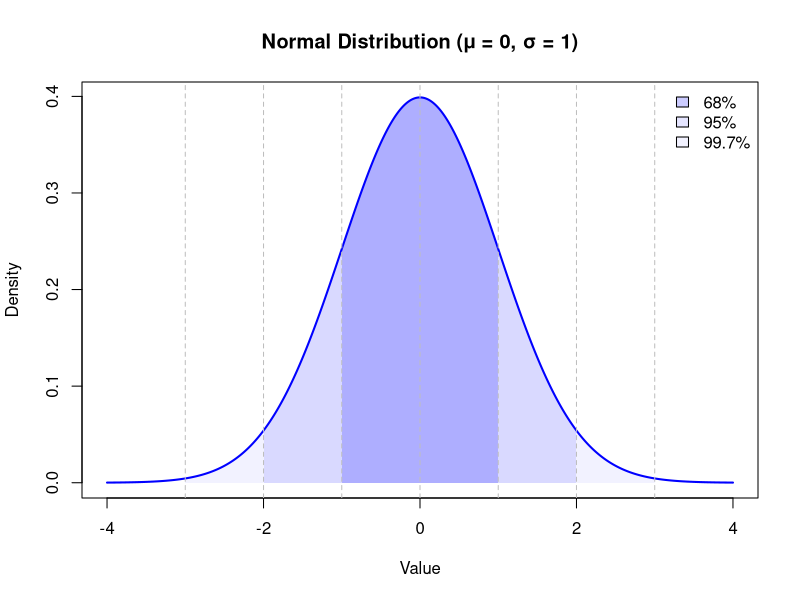
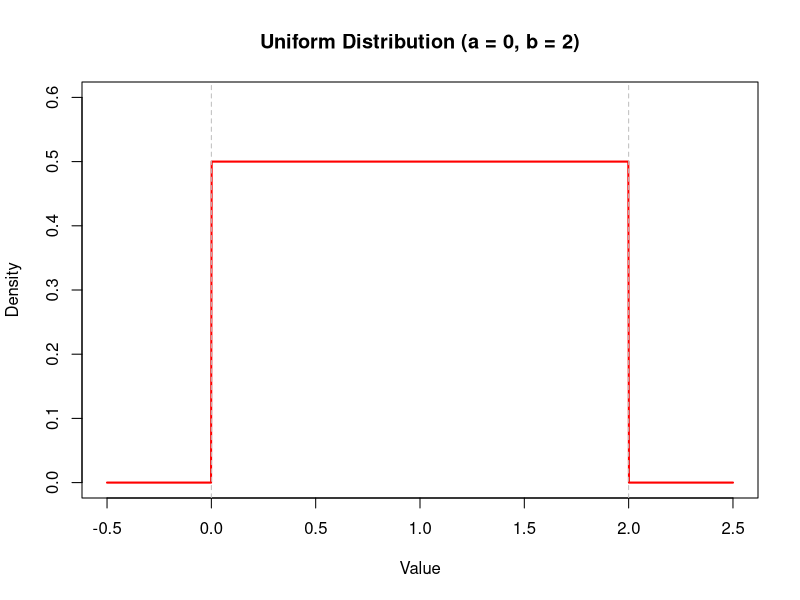
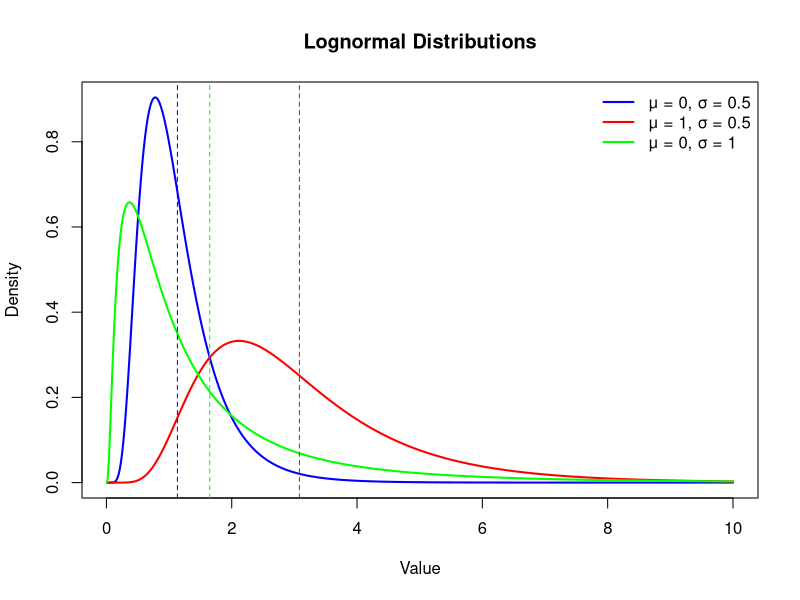
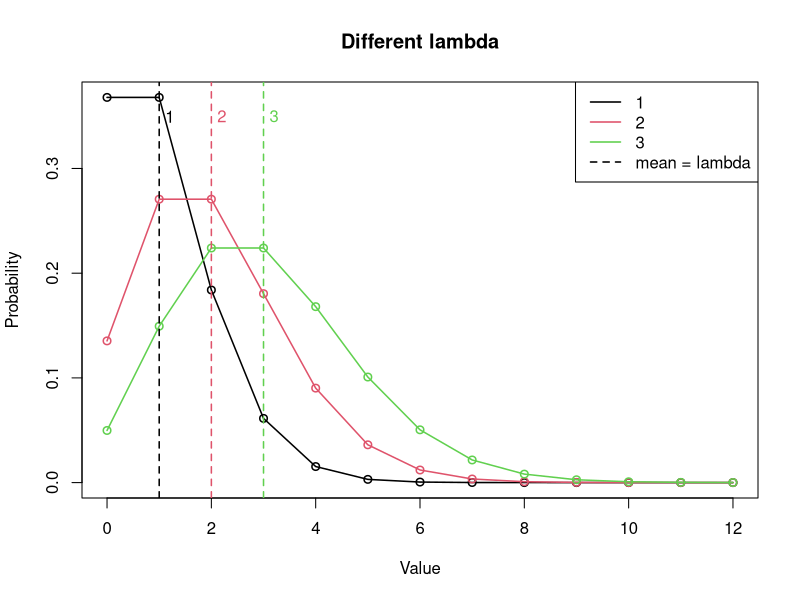
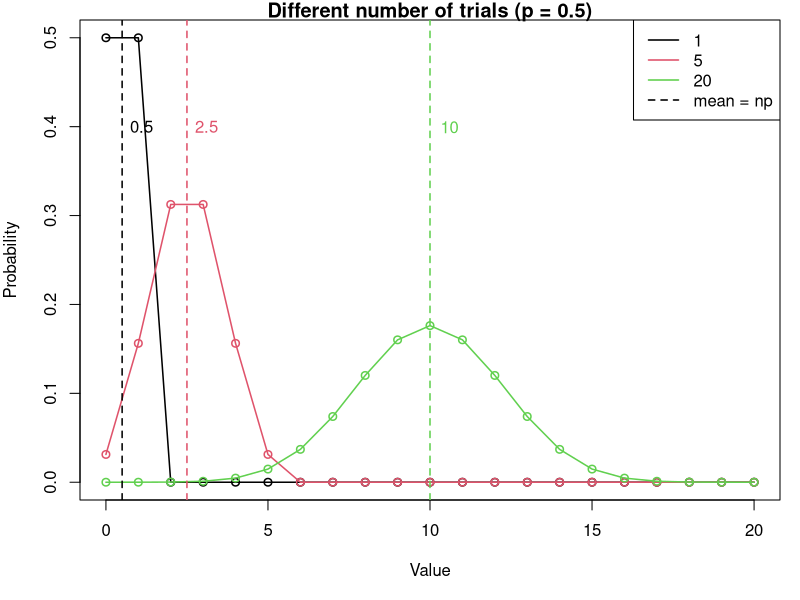

The R source for these figures, in order:
## ---- chunk 1
# Generate normal distribution
x <- seq(-4, 4, length.out = 1000)
y <- dnorm(x, mean = 0, sd = 1)

# Plot
plot(x, y, type = "l", lwd = 2, col = "blue",
     xlab = "Value", ylab = "Density",
     main = "Normal Distribution (μ = 0, σ = 1)")

# Add shaded regions for 68-95-99.7 rule
polygon(c(x[x >= -1 & x <= 1], 1, -1), 
        c(y[x >= -1 & x <= 1], 0, 0), 
        col = rgb(0, 0, 1, 0.2), border = NA)
polygon(c(x[x >= -2 & x <= 2], 2, -2), 
        c(y[x >= -2 & x <= 2], 0, 0), 
        col = rgb(0, 0, 1, 0.1), border = NA)
polygon(c(x[x >= -3 & x <= 3], 3, -3), 
        c(y[x >= -3 & x <= 3], 0, 0), 
        col = rgb(0, 0, 1, 0.05), border = NA)

# Add vertical lines
abline(v = c(-3, -2, -1, 0, 1, 2, 3), lty = 2, col = "gray")
legend("topright", legend = c("68%", "95%", "99.7%"), 
       fill = rgb(0, 0, 1, c(0.2, 0.1, 0.05)), bty = "n")
## ---- chunk 2
# Generate uniform distribution
x <- seq(-0.5, 2.5, length.out = 1000)
y <- dunif(x, min = 0, max = 2)

# Plot
plot(x, y, type = "l", lwd = 2, col = "red",
     xlab = "Value", ylab = "Density",
     main = "Uniform Distribution (a = 0, b = 2)",
     ylim = c(0, 0.6))
abline(v = c(0, 2), lty = 2, col = "gray")
## ---- chunk 3
# Generate lognormal distributions
x <- seq(0.01, 10, length.out = 1000)
y1 <- dlnorm(x, meanlog = 0, sdlog = 0.5)
y2 <- dlnorm(x, meanlog = 1, sdlog = 0.5)
y3 <- dlnorm(x, meanlog = 0, sdlog = 1)

# Plot
plot(x, y1, type = "l", lwd = 2, col = "blue",
     xlab = "Value", ylab = "Density",
     main = "Lognormal Distributions",
     ylim = c(0, max(y1)))
lines(x, y2, lwd = 2, col = "red")
lines(x, y3, lwd = 2, col = "green")

# Add mean lines
abline(v = exp(0 + 0.5^2/2), lty = 2, col = "blue")
abline(v = exp(1 + 0.5^2/2), lty = 2, col = "red")
abline(v = exp(0 + 1^2/2), lty = 2, col = "green")

legend("topright", 
       legend = c("μ = 0, σ = 0.5", "μ = 1, σ = 0.5", "μ = 0, σ = 1"),
       col = c("blue", "red", "green"), lwd = 2, bty = "n")
## ---- chunk 4
# Generate Poisson distributions
par(mfrow = c(1, 1))
b <- 0:12

plot(b, dpois(b, 1),type ='o',
     main = "Different lambda", lwd = 1.5,
     xlab = "Value", ylab = "Probability")
lines(b,dpois(b, 2),type ='o', col = 2, lwd = 1.5)
lines(b,dpois(b, 3),type ='o', col = 3, lwd = 1.5)

legend("topright", legend = c("1","2","3", "mean = lambda"), col = c(1:3,1),
       lwd = 1.5, lty = c(1, 1, 1, 2))

for(i in 1:3){
  abline(v = i, col = i, lty = 2, lwd = 1.5)
  text(i + 0.2, 0.35,
       label = i, col = i)
}
## ---- chunk 5

# Generate binomial distributions
par(mar = c(5, 4, 1, 1))
a <- seq(0, 20)
par(mfrow = c(1, 1))

## vary size parameter
size <- c(1, 5, 20)
plot(a, dbinom(a, size[1], 0.5), type = 'o',
     main = "Different number of trials (p = 0.5)",
     xlim = c(0, 20), lwd = 1.5, xlab = "Value", ylab = "Probability")

for(i in 2:3){
  lines(a,dbinom(a, size[i], 0.5), type ='o', col = i,
        lwd = 1.5)
}

legend("topright",legend = c("1","5","20", "mean = np"), col = c(1:3, "black"),
       lty = c(1, 1, 1, 2), lwd = 1.5)

for(i in 1:3){
  abline(v = 0.5 * size[i], col = i, lty = 2, lwd = 1.5)
  text((0.5 * size[i]) + 0.6, 0.4,
       label = 0.5 * size[i], col = i)
}
